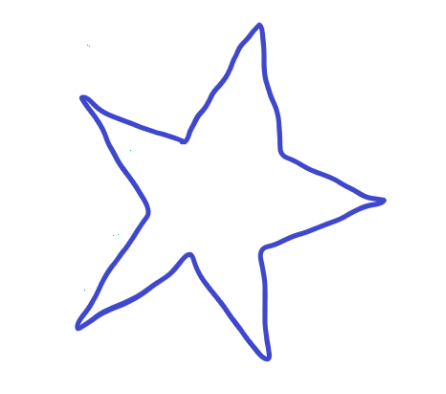
#> input picture sources/star.png, 446 x 394 px, found by its file name
$ python convexityDefects.py
#> lines starting #> are read from the running program, lines starting #| are printed output that depends on the picture; after the words box and inside, x2 and y2 are one past the last pixel; in counts of white or black regions, pixels touching at a corner belong together
from cv2 import cv2
import numpy as np

img = cv2.imread("./sources/star.png")
#> img is the input picture: shape (394, 446, 3); mean B, G, R 253.1, 248.3, 248
gray = cv2.cvtColor(img,cv2.COLOR_BGR2GRAY)
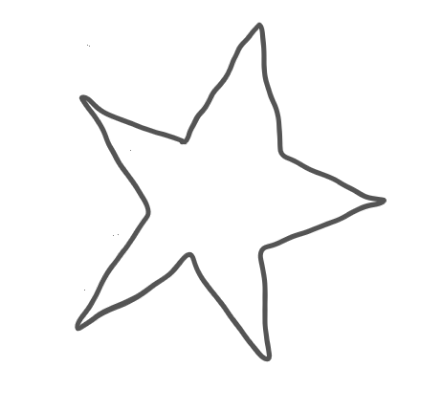
#> gray: shape (394, 446); min 84, max 255, mean 248.8
_,thresh = cv2.threshold(gray,127,255,0)
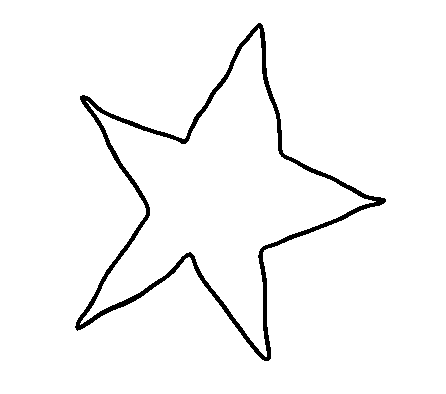
#> thresh: shape (394, 446); 96.8% white; 1 black region


contours,_ = cv2.findContours(thresh,2,1)
#> contours = 3 contours; box (x1, y1, x2, y2) and area: (0, 0, 446, 394) 174885, (74, 22, 387, 362) 38874, (80, 28, 376, 357) 32201

cnt = contours[0]
#> cnt = contour of 1102 points, box (x1, y1, x2, y2) (80, 28, 376, 357), area 32201
hull = cv2.convexHull(cnt,returnPoints= False)
#> hull = [1101, 879, 656, 655, 438, 437, 215, 0]

defects = cv2.convexityDefects(contours[0],hull)
#> defects = [[0, 215, 116, 20035], [215, 437, 329, 17166], [438, 655, 550, 23214], [656, 879, 763, 17223], [879, 1101, 974, 13722]]

for i in range(defects.shape[0]):
    s,e,f,d = defects[i,0] # start point ,end point ,furthest point , distance
    start = tuple(cnt[s][0])
    end = tuple(cnt[s][0])
    far = tuple(cnt[s][0])

    cv2.line(img,start,end,[0,255,0],2)
    cv2.circle(img,far,5,[0,255,0],-1)
#> this loop made 5 passes
#> (s, e, f, d, far) on passes 1 to 5: (0, 215, 116, 20035, (258, 28)), (215, 437, 329, 17166, (86, 101)), (438, 655, 550, 23214, (80, 324)), (656, 879, 763, 17223, (266, 356)), (879, 1101, 974, 13722, (375, 201))
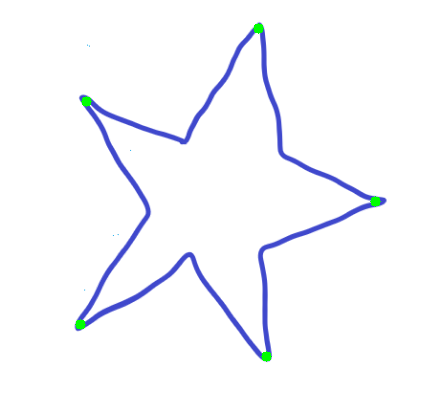
#> img: shape (394, 446, 3); 0.23% of pixels changed, all inside (x1, y1, x2, y2) = (75, 23, 381, 362)

cv2.imshow("img",img)

cv2.waitKey(0)
cv2.destroyAllWindows()
